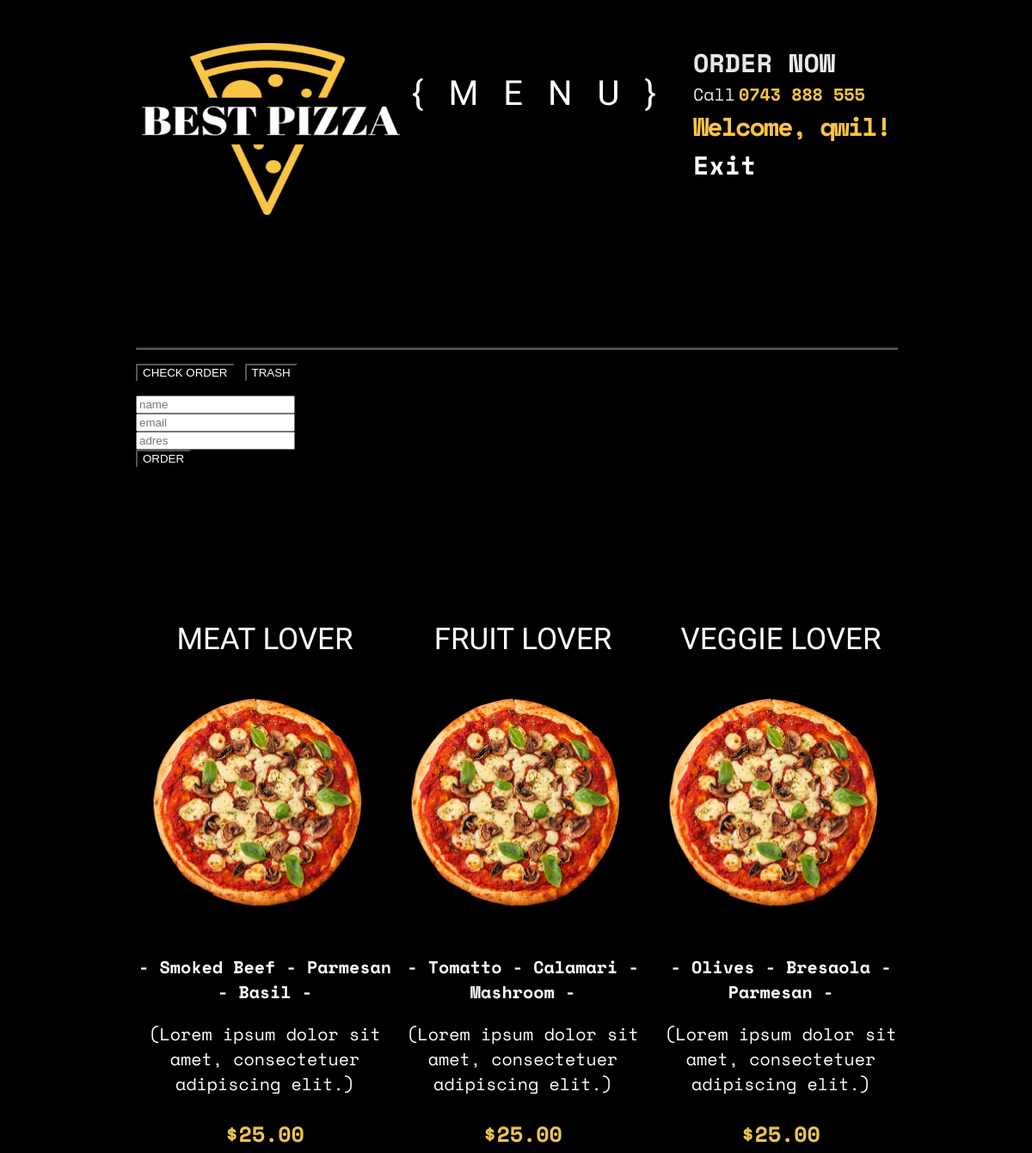
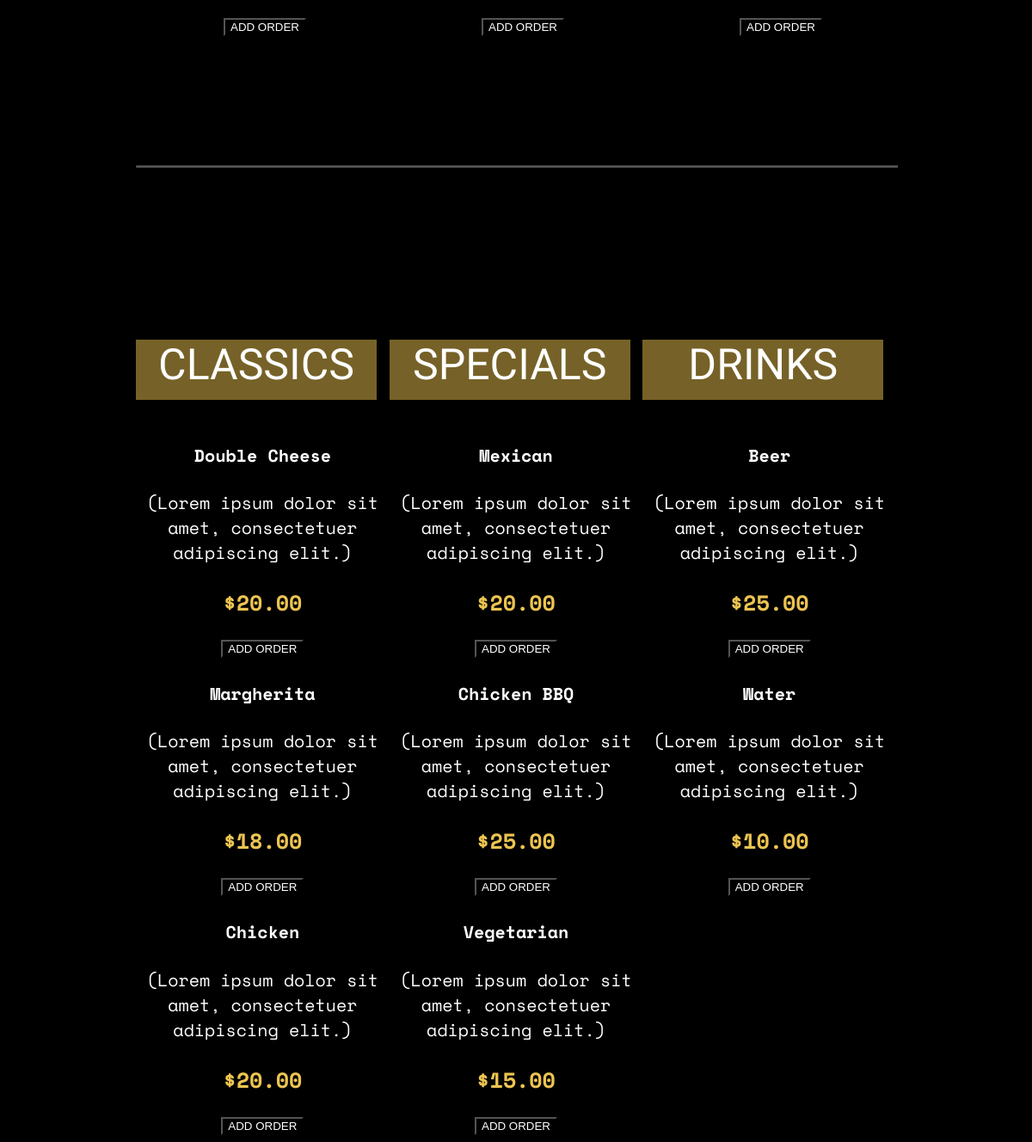
The app's page / (signed in) with its own data (2 pictures, top to bottom).
### pizza/models.py (models this page shows, shortened)
class ProductPizza(models.Model):
    name = models.CharField(verbose_name='имя продукта', max_length=128)
    image = models.ImageField(upload_to='products_images', blank=True)
    short_desc = models.CharField(verbose_name='краткое описание продукта', max_length=60, blank=True)
    description = models.TextField(verbose_name='описание продукта', blank=True)
    price = models.DecimalField(verbose_name='цена продукта', max_digits=8, decimal_places=2, default=0)

class ProductClassics(models.Model):
    name = models.CharField(verbose_name='имя продукта', max_length=128)
    description = models.TextField(verbose_name='описание продукта', blank=True)
    price = models.DecimalField(verbose_name='цена продукта', max_digits=8, decimal_places=2, default=0)

class ProductSpecials(models.Model):
    name = models.CharField(verbose_name='имя продукта', max_length=128)
    description = models.TextField(verbose_name='описание продукта', blank=True)
    price = models.DecimalField(verbose_name='цена продукта', max_digits=8, decimal_places=2, default=0)

class ProductDrinks(models.Model):
    name = models.CharField(verbose_name='имя продукта', max_length=128)
    description = models.TextField(verbose_name='описание продукта', blank=True)
    price = models.DecimalField(verbose_name='цена продукта', max_digits=8, decimal_places=2, default=0)

### pizza/views.py (the view)
# urls.py: path('', pizza.main, name='index'),
def main(request):
    pizza = ProductPizza.objects.all()
    classics = ProductClassics.objects.all()
    specials = ProductSpecials.objects.all()
    drinks = ProductDrinks.objects.all()
    content = {'ProductPizza': pizza, 'ProductClassics': classics,
               'ProductSpecials': specials, 'ProductDrinks': drinks}
    return render(request, 'pizza/index.html', content)

### pizza/templates/pizza/index.html (shortened to what this page needs)
{% extends 'pizza/base.html' %}
{% load static %}
{% block content %}
<hr class="line">
        <div class="basket">
            <p><button class="btr-basket" id="checkout">Check order</button> &nbsp;
                <button class="btr-basket" id="clear_cart">Trash</button>
            </p>
        </div>
    <form method="post" action="mail/">
            <div class="div-form">
                    <input name="name" placeholder="name" type="text" class="text" /> <br>
                    <input name="sender" placeholder="email" type="text" class="text" /> <br>
                    <input name="adress" placeholder="adres" type="text" class="text" />
                </div>
                <button class="btr-basket" >Order</button> &nbsp;
        </form>
        <section class="menu-pizza" id="pizza">
            <div class="div-menu-pizza">
                {% for pizza in ProductPizza %}
                    <div class="meat item_box">
                        <h2 class="pizza-title item_title">{{ pizza.name }}</h2>
                        <img class="img-pizza" src="{% static 'img/pizza.png' %}" alt="pizza">
                        <h2 class="pizza-text">{{ pizza.short_desc }}</h2>
                        <p class="pizza-p">{{ pizza.description }}</p>
                        <p class="price item_price">${{ pizza.price }}</p>
                        <button class="add_item btr-basket" data-id=" {{ pizza.name }} ">Add order</button>
                </div>
                {% endfor %}
            </div>
        </section>
           <hr class="line">
        <section class="menu-other">
            <div class="div-menu-other">
                <div class="othet-product">
                    <div class="div-classics">
                        <h3 class="classics">Classics</h3>
                            {% for classics in ProductClassics %}
                            <div class="item_box">
                                <h4 class="pizza-text item_title">{{ classics.name }}</h4>
                                <p class="pizza-p">{{ classics.description }}</p>
                                <p class="price item_price">${{ classics.price }}</p>
                                <button class="add_item btr-basket" data-id="{{ classics.name }}">Add order</button>
                            </div>
                            {% endfor %}
                    </div>
                    <div class="div-classics">
                        <h3 class="classics">Specials</h3>
                        {% for specials in ProductSpecials %}
                            <div class="item_box">
                                <h4 class="pizza-text item_title">{{ specials.name }}</h4>
                                <p class="pizza-p">{{ specials.description }}</p>
                                <p class="price item_price">${{ specials.price }}</p>
                                <button class="add_item btr-basket" data-id="{{ specials.name }}">Add order</button>
                            </div>
                            {% endfor %}
                    </div>
                    <div class="div-classics">
                        <h3 class="classics">Drinks</h3>
                            {% for drinks in ProductDrinks %}
                                <div class="item_box">
                                <h4 class="pizza-text item_title">{{ drinks.name }}</h4>
                                <p class="pizza-p">{{ drinks.description }}</p>
                                <p class="price item_price">${{ drinks.price }}</p>
                                <button class="add_item btr-basket" data-id="{{ drinks.name }}">Add order</button>
                            </div>
                            {% endfor %}
                    </div>
                </div>
            </div>
        </section>
{% endblock %}

### pizza/templates/pizza/base.html (shortened to what this page needs)
{% load static %}
<!doctype html>
<html lang="en">
<head>
    <link rel="stylesheet" type="text/css" href="{% static 'css/style.css'  %}">
</head>
<body style="background-image: url({% static '/img/Background_Image.png' %});">
    <div class="container">
        <header class="header_area">
            <div class="menu-bar">
                <div class="menu">
                    <div><a class="link-logo" href="/"><img class="img-loho" src="{% static '/img/logo.png' %}" alt=""></a></div>
                    <div class="div-menu"><a class="link-menu" href="/">{Menu}</a></div>
                    <div class="order-phone"><a class="link-order" href="#pizza">Order now</a> <br>
                        <span class="span-call">Call</span>
                        <a class="link-phone" href="tel:0743 888 555">0743 888 555</a> <br>
       {% if user.is_authenticated %}
    <span class="span-or">Welcome, {{ user.username }}!</span>
      <br>
      <a class="a-exit" href="/logout">Exit</a>
    {% else %}
      <a class="link-login"  href="/login">log in</a> <br> <span class="span-or">Or</span>
      <br>
      <a class="link-login" href="/register">Registration</a>
    {% endif %}
                </div>
            </div>
        </header>
    {% block content %}
        {% endblock %}
    </div>
</body>
</html>

### static/css/style.css (style rules this page uses)
body { background-color: #000; }
a { text-decoration: none; }
.container { margin-left: 150px; margin-right: 150px; max-width: 100%; }
.link-menu { color: #ffffff; font-family: 'Fredericka the Great', cursive; font-size: 90px; font-weight: 00; text-transform: uppercase; letter-spacing: 29px; }
.link-order { color: #e8e8e8; font-family: "Space Mono"; font-size: 50px; font-weight: 700; text-transform: uppercase; }
.link-phone { color: #fbc545; font-family: "Space Mono"; font-size: 30px; font-weight: 700; font-family: "Space Mono - Regular"; font-family: "Space Mono"; }
.a-exit { color: #ffffff; font-family: "Space Mono"; font-size: 30px; font-weight: 700; font-family: "Space Mono - Regular"; font-family: "Space Mono"; }
.span-or { color: #fbc545; font-family: "Space Mono"; font-size: 30px; font-weight: 700; font-family: "Space Mono - Regular"; font-family: "Space Mono"; letter-spacing: -2px; }
.img-loho { width: 300px; height: 200px; }
.span-call { font-size: 30px; color: #e8e8e8; font-weight: 400; font-family: "Space Mono"; }
.menu { display: flex; justify-content: space-around; }
.menu-bar { margin-top: 50px; }
.div-menu { margin-top: 35px; }
.div-menu-pizza { display: flex; justify-content: space-around; text-align: center }
.img-pizza { width: 350px; height: 350px; display:block; margin:0 auto; }
.menu-pizza { margin-top: 150px; }
.pizza-title { color: #ffffff; font-family: 'Fredericka the Great', cursive; font-size: 50px; font-weight: 400; text-transform: uppercase; text-align: center; }
.pizza-text { color: #ffffff; font-family: "Space Mono"; font-size: 30px; font-weight: 700; text-align: center; }
.pizza-p { color: #ffffff; font-family: "Space Mono"; font-size: 20px; font-weight: 400; text-align: center; }
.price { color: #ecc451; font-family: "Space Mono"; font-size: 25px; font-weight: 700; text-align: center; }
.classics { color: #ffffff; font-family: 'Fredericka the Great', cursive; font-size: 71px; font-weight: 400; text-transform: uppercase; text-align: center; width: 400px; height: 90px; background-color: rgba(236, 196, 81, 0.5); }
.othet-product { display: flex; justify-content: space-around; }
.menu-other { margin-top: 150px; }
.line { width: 100%; height: 1px; background-color: #ffffff; opacity: 0.35; margin-top: 150px; }
.div-classics { width: 350px; }
@media screen and (max-width: 1440px) { .link-menu { font-size: 40px; } }
@media screen and (max-width: 1440px) { .link-order { font-size: 30px; } }
@media screen and (max-width: 1440px) { .link-phone { font-size: 20px; } }
@media screen and (max-width: 1440px) { .span-call { font-size: 20px; } }
@media screen and (max-width: 1440px) { .img-pizza { width: 300px; height: 300px; display:block; margin:0 auto; } }
@media screen and (max-width: 1440px) { .pizza-title { font-size: 35px; } }
@media screen and (max-width: 1440px) { .pizza-text { font-size: 20px; } }
@media screen and (max-width: 1440px) { .classics { font-size: 50px; width: 280px; height: 70px; } }
.basket { color: azure }
.btr-basket { color: #ffffff; text-transform: uppercase; background-color: #000; }
.div-menu-other { text-align: center; }

### records on screen
ProductPizza: name "MEAT LOVER", short_desc "- Smoked Beef - Parmesan - Basil -", description "(Lorem ipsum dolor sit amet, consectetuer adipiscing elit.)", price "25.00"
ProductPizza: name "FRUIT LOVER", short_desc "- Tomatto - Calamari - Mashroom -", description "(Lorem ipsum dolor sit amet, consectetuer adipiscing elit.)", price "25.00"
ProductPizza: name "VEGGIE LOVER", short_desc "- Olives - Bresaola - Parmesan -", description "(Lorem ipsum dolor sit amet, consectetuer adipiscing elit.)", price "25.00"
ProductClassics: name "Double Cheese", description "(Lorem ipsum dolor sit amet, consectetuer adipiscing elit.)", price "20.00"
ProductClassics: name "Margherita", description "(Lorem ipsum dolor sit amet, consectetuer adipiscing elit.)", price "18.00"
ProductClassics: name "Chicken", description "(Lorem ipsum dolor sit amet, consectetuer adipiscing elit.)", price "20.00"
ProductSpecials: name "Mexican", description "(Lorem ipsum dolor sit amet, consectetuer adipiscing elit.)", price "20.00"
ProductSpecials: name "Chicken BBQ", description "(Lorem ipsum dolor sit amet, consectetuer adipiscing elit.)", price "25.00"
ProductSpecials: name "Vegetarian", description "(Lorem ipsum dolor sit amet, consectetuer adipiscing elit.)", price "15.00"
ProductDrinks: name "Beer", description "(Lorem ipsum dolor sit amet, consectetuer adipiscing elit.)", price "25.00"
ProductDrinks: name "Water", description "(Lorem ipsum dolor sit amet, consectetuer adipiscing elit.)", price "10.00"

### other values on screen
{{ user.username }} "qwil"
